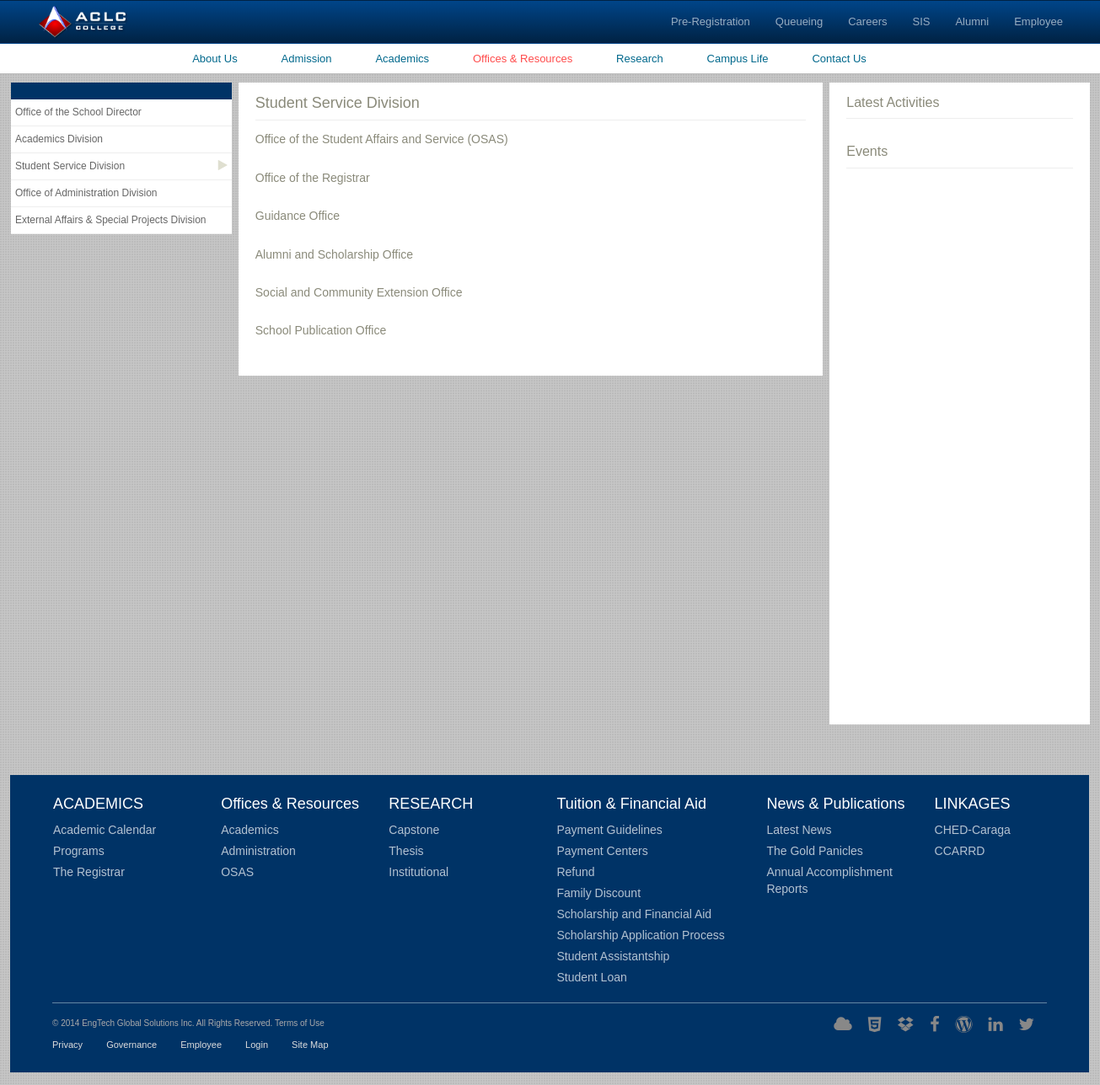
The app's page /index.php/public/office_resource/student_service_division with its own data.
### tables this page shows
CREATE TABLE `stud_serv_div` (
  `ssd_id` int(11) NOT NULL,
  `title` varchar(225) DEFAULT NULL,
  `content` text,
  `date_posted` date DEFAULT NULL,
  `ac_id` int(11) DEFAULT NULL
);

### application/controllers/public/office_resource.php (called while the page is built, shortened)
<?php
class Office_Resource extends CI_Controller {
    public function student_service_division(){
        $data['info'] = $this->ssd_data();
        $data['news'] = $this->load_news();
        $data['latest'] = $this->latest_act();
    	$this->load->view('public/or_student_service_division',$data);
    }
    public function ssd_data(){
        $this->load->model('stud_serv_div');
        $sd = new Stud_Serv_Div;
        $getSD = $sd->get();
        return $getSD;
    }
      public function latest_act(){
        $this->load->model('sch_act');
        $sch = new Sch_Act;
        $sch->db->where("MONTHNAME(sch_act.date) = MONTHNAME(NOW())");
        $sch->db->order_by("sch_act.date","asc");
        $sch->db->limit(10);
        $getSch = $sch->get();
        return $getSch;
    }
    public function load_news(){
        $this->load->model('news_info');
        $ni = new News_Info;
        $ni->db->order_by("news_info.date_posted","asc");
        $ni = $ni->get();
        return $ni;
    }
}

### index.php (called while the page is built, shortened)
<?php
require_once BASEPATH.'core/CodeIgniter.php';

### application/core/MY_Model.php (called while the page is built, shortened)
<?php
	class MY_Model extends CI_Model{
		public function instatiate($qry_result){
			$toret = array();
			foreach ($qry_result as $row) {
				$model = new $class;
				$model->populate($row);
				$toret[$row->{$this::DB_TABLE_PK}] = $model;
			}
			return $toret;
		}
		public function get($limit = 0, $offset = 0){
			$this->db->select('*');
			$this->db->from($this::DB_TABLE);
			$qry = $this->db->get();
			$toret = $this->instatiate($qry->result());
			return $toret;
		}
	}

### application/views/public/or_student_service_division.php (the view, shortened to what this page needs)
<!DOCTYPE html>
<html lang="en">
<head>
  <link rel="stylesheet" href="<?= base_url()?>plugins/css/bootstrap.min.css">
  <link rel="stylesheet" href="<?= base_url()?>plugins/css/fontawesome/css/font-awesome.min.css">
  <link rel="stylesheet" href="<?= base_url()?>plugins/css/styles.css">
  <link rel="stylesheet" href="<?= base_url()?>plugins/plugins/owl_carousel/docs/assets/owlcarousel/assets/owl.carousel.min.css">
  <link rel="stylesheet" href="<?= base_url()?>plugins/plugins/owl_carousel/docs/assets/owlcarousel/assets/owl.theme.default.min.css">
</head>
<body>
	<nav class="navbar box-edge no-margin">
	  <div class="container-fluid">
	  		<div class="navbar-header">
		      <a class="navbar-brand" href="<?= base_url()?>""><img src="<?= base_url()?>plugins/images/logo.png" alt=""></a>
		    </div>
		    <div class="collapse navbar-collapse" id="myNavbar">
		      <ul class="nav navbar-nav navbar-right pr-20">
		        <li><a href="#" class="c-white f-12">Pre-Registration</a></li>
		        <li><a href="#" class="c-white f-12">Queueing</a></li>
		        <li><a href="#" class="c-white f-12">Careers</a></li>
		        <li><a href="#" class="c-white f-12">SIS</a></li>
		        <li><a href="#" class="c-white f-12">Alumni</a></li>
		        <li><a href="#" class="c-white f-12">Employee</a></li>
		      </ul>
		    </div>
	  </div>
	</nav>
	<nav class="main-nav hidden-xs mb-10">
		<div class="container">
			<ul class="center-text inline-block">
				<li ><a href="<?= base_url()?>index.php/public/about_us">About Us</a></li>
				<li ><a href="<?= base_url()?>index.php/public/admission">Admission</a></li>
				<li><a href="<?= base_url()?>index.php/public/academic">Academics</a></li>
				<li class="active"><a href="<?= base_url()?>index.php/public/office_resource">Offices &amp; Resources</a></li>
				<li><a href="<?= base_url()?>index.php/public/research">Research</a></li>
				<li><a href="<?= base_url()?>index.php/public/campus_life">Campus Life</a></li>
				<li><a href="<?= base_url()?>index.php/public/contact_us">Contact Us</a></li>
			</ul>
		</div>
	</nav>
	<div class="main-content">
		<div class="container">
			<div class="admission-main mb-30">
				<div class="row" style="padding-bottom: 30px;">
					<div class="col-md-5 pr-0">
						<div class="admission-leftpane bg-white">
							<div class="head-blue ptb-10 bg-blue"></div>
							<ul style="padding:0;">
								<li><a href="<?= base_url()?>index.php/public/office_resource/office_school_director">Office of the School Director</a><i class="fa fa-play"></i></li>
								<li><a href="<?= base_url()?>index.php/public/office_resource">Academics Division</a><i class="fa fa-play"></i></li>
								<li class="dd active"><a href="<?= base_url()?>index.php/public/office_resource/student_service_division">Student Service Division</a><i class="fa fa-play"></i>
								</li>
								<li><a href="<?= base_url()?>index.php/public/office_resource/office_administration_division">Office of Administration Division</a><i class="fa fa-play"></i></li>
								<li><a href="<?= base_url()?>index.php/public/office_resource/external_affairs_and_special_projects_division"">External Affairs & Special Projects Division</a><i class="fa fa-play"></i></li>
							</ul>
						</div>
					</div>
					<div class="col-md-13 pr-0">
						<div class="or bg-white ptb-15">
							<h3 class="normal c-gray f-18 mb-15 bb pb-10">Student Service Division</h3>
							<div class="mb-30" id="osas">
								<?php foreach($info as $key => $value): ?>
									<?php if($value->title == "Office of the Student Affairs and Service (OSAS)"):?>
										<h4 class="c-gray f-14"><?= $value->title?></h4>
									<?php endif;?>
								<?php endforeach; ?>
							</div>
							<div class="mb-30" id="or">
								<?php foreach($info as $key => $value): ?>
									<?php if($value->title == "Office of the Registrar"):?>
										<h4 class="c-gray f-14"><?= $value->title?></h4>
									<?php endif;?>
								<?php endforeach; ?>
							</div>
							<div class="mb-30" id="go">
								<?php foreach($info as $key => $value): ?>
									<?php if($value->title == "Guidance Office"):?>
										<h4 class="c-gray f-14"><?= $value->title?></h4>
									<?php endif;?>
								<?php endforeach; ?>
							</div>
							<div class="mb-30" id="as">
								<?php foreach($info as $key => $value): ?>
									<?php if($value->title == "Alumni and Scholarship Office"):?>
										<h4 class="c-gray f-14"><?= $value->title?></h4>
									<?php endif;?>
								<?php endforeach; ?>
							</div>
							<div class="mb-30" id="sce">
								<?php foreach($info as $key => $value): ?>
									<?php if($value->title == "Social and Community Extension Office"):?>
										<h4 class="c-gray f-14"><?= $value->title?></h4>
									<?php endif;?>
								<?php endforeach; ?>
							</div>
							<div class="mb-30" id="sp">
								<?php foreach($info as $key => $value): ?>
									<?php if($value->title == "School Publication Office"):?>
										<h4 class="c-gray f-14"><?= $value->title?></h4>
									<?php endif;?>
								<?php endforeach; ?>
							</div>
						</div>
					</div>
					<div class="col-md-6">
						<div class="ptb-15 bg-white">
							<h3 class="normal c-gray f-16 mb-15 bb pb-10">Latest Activities</h3>
							<h3 class="normal c-gray f-16 mb-15 bb pb-10">Events</h3>
							<div class="mb-30" style="height:600px;overflow: auto;">
							</div>
						</div>
					</div>
				</div>
			</div>
			<footer>
				<div class="links bbw pb-15 mb-15">
					<div class="row">
						<div class="col-md-4">
							<h4>ACADEMICS</h4>
							<ul>
								<li><a href="">Academic Calendar</a></li>
								<li><a href="">Programs</a></li>
								<li><a href="">The Registrar</a></li>
							</ul>
						</div>
						<div class="col-md-4">
							<h4>Offices & Resources</h4>
							<ul>
								<li><a href="">Academics</a></li>
								<li><a href="">Administration</a></li>
								<li><a href="">OSAS</a></li>
							</ul>
						</div>
						<div class="col-md-4">
							<h4>RESEARCH</h4>
							<ul>
								<li><a href="">Capstone</a></li>
								<li><a href="">Thesis</a></li>
								<li><a href="">Institutional</a></li>
							</ul>
						</div>
						<div class="col-md-5">
							<h4>Tuition & Financial Aid</h4>
							<ul>
								<li><a href="">Payment Guidelines</a></li>
								<li><a href="">Payment Centers</a></li>
								<li><a href="">Refund</a></li>
								<li><a href="">Family Discount</a></li>
								<li><a href="">Scholarship and Financial Aid</a></li>
								<li><a href="">Scholarship Application Process</a></li>
								<li><a href="">Student Assistantship</a></li>
								<li><a href="">Student Loan</a></li>
							</ul>
						</div>
						<div class="col-md-4">
							<h4>News & Publications</h4>
							<ul>
								<li><a href="">Latest News</a></li>
								<li><a href="">The Gold Panicles</a></li>
								<li><a href="">Annual Accomplishment Reports</a></li>
							</ul>
						</div>
						<div class="col-md-3">
							<h4>LINKAGES</h4>
							<ul>
								<li><a href="">CHED-Caraga</a></li>
								<li><a href="">CCARRD</a></li>
							</ul>
						</div>
					</div>
				</div>
				<div class="footer oh">
					<div class="pull-left left">
						<p class='f-10 c-lgray mb-10'>© 2014 EngTech Global Solutions Inc. All Rights Reserved. Terms of Use</p>
						<ul class="inline-block f-11">
							<li><a href="">Privacy</a></li>
							<li><a href="">Governance</a></li>
							<li><a href="">Employee</a></li>
							<li><a href="">Login</a></li>
							<li><a href="">Site Map</a></li>
						</ul>
					</div>
					<div class="pull-right right">
						<ul class="inline-block">
							<li><a href="" class="fa fa-cloud"></a></li>
							<li><a href="" class="fa fa-html5"></a></li>
							<li><a href="" class="fa fa-dropbox"></a></li>
							<li><a href="" class="fa fa-facebook-f"></a></li>
							<li><a href="" class="fa fa-wordpress"></a></li>
							<li><a href="" class="fa fa-linkedin"></a></li>
							<li><a href="" class="fa fa-twitter"></a></li>
						</ul>
					</div>
				</div>
			</footer>
		</div>
	</div>
</body>
</html>

### application/views/public/or_student_service_division.php (style rules this page uses)
.dd { overflow: show !important; }

### records on screen
stud_serv_div: title "Office of the Student Affairs and Service (OSAS)"
stud_serv_div: title "Office of the Registrar"
stud_serv_div: title "Guidance Office"
stud_serv_div: title "Alumni and Scholarship Office"
stud_serv_div: title "Social and Community Extension Office"
stud_serv_div: title "School Publication Office"
